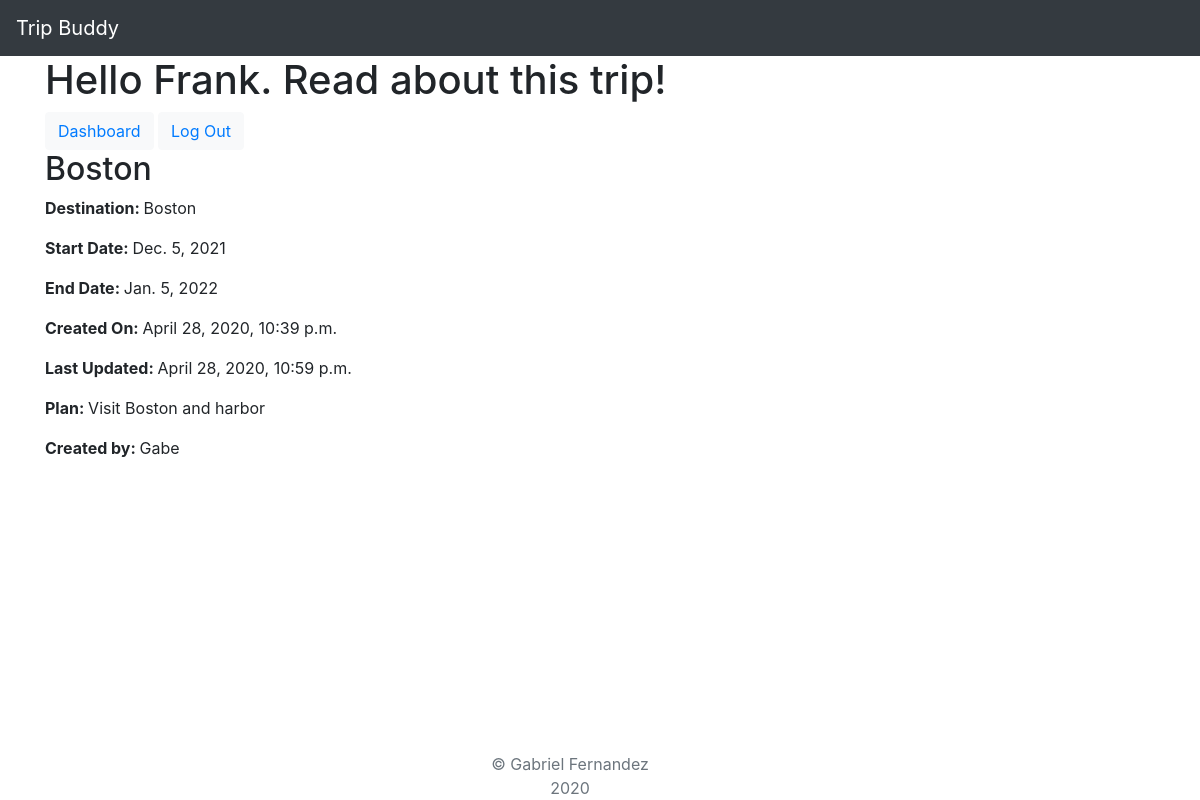
The app's page /trips/9 (signed in) with its own data.
### main/models.py (models this page shows)
class User(models.Model):
    first_name=models.CharField(max_length=100)
    last_name=models.CharField(max_length=100)
    email=models.EmailField(max_length=100)
    password=models.CharField(max_length=100)
    created_at=models.DateTimeField(auto_now_add=True)
    updated_at=models.DateTimeField(auto_now=True)
    objects=UserManager()

class Trip(models.Model):
    destination=models.CharField(max_length=100)
    start_date=models.DateField()
    end_date=models.DateField()
    plan=models.CharField(max_length=200)
    created_at=models.DateTimeField(auto_now_add=True)
    updated_at=models.DateTimeField(auto_now=True)
    user=models.ForeignKey(User, related_name="trips", on_delete = models.CASCADE)
    objects=TripManager()

### main/views.py (the view)
# urls.py: path("trips/<int:trip_id>", views.trip_profile),
def trip_profile (request, trip_id):
    if "user_id" not in request.session:
        messages.error(request, "Please login or register first.")
        return redirect("/")
    context={
        "trip": Trip.objects.get(id=trip_id),
        "user":User.objects.get(id=request.session["user_id"]),
    }
    return render(request, "trip-profile.html", context)

### main/templates/trip-profile.html (shortened to what this page needs)
<!DOCTYPE html>
<html lang="en">
<head>
</head>
<body>
    {%extends "base.html"%}
    {%block content%}
    <h1>Hello {{user.first_name}}. Read about this trip!</h1>
    <button class="btn btn-light"><a href="/dashboard">Dashboard</a></button>
    <button class="btn btn-light"><a href="/logout">Log Out</a></button>
    <h2>{{trip.destination}}</h2>
    <P><b>Destination: </b>{{trip.destination}}</P>
    <P><b>Start Date: </b>{{trip.start_date}}</P>
    <P><b>End Date: </b>{{trip.end_date}}</p>
    <P><b>Created On: </b>{{trip.created_at}}</P>
    <P><b>Last Updated: </b>{{trip.updated_at}}</P>
    <p><b>Plan: </b>{{trip.plan}}</p>
    <p><b>Created by: </b>{{trip.user.first_name}}</p>
    {%endblock%}

### records on screen
User: first_name "Frank"
Trip: destination "Boston", start_date "Dec. 5, 2021", end_date "Jan. 5, 2022", created_at "April 28, 2020, 10:39 p.m.", updated_at "April 28, 2020, 10:59 p.m.", plan "Visit Boston and harbor", user.first_name "Gabe"
